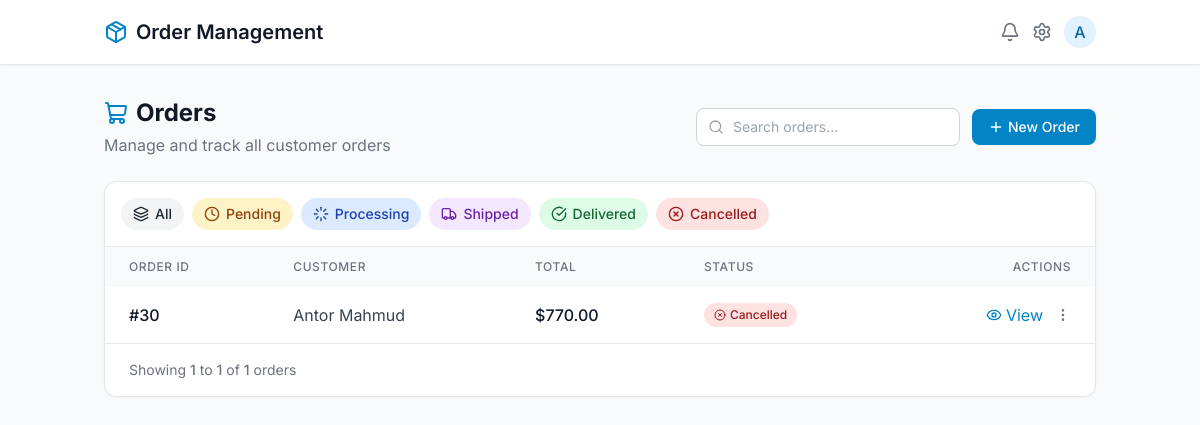
Page /orders-manage/ (signed in) on the committed database.
### base/models.py (models this page shows, shortened)
class BaseModel(models.Model):
    created_at = models.DateTimeField(auto_now_add=True)
    updated_at = models.DateTimeField(auto_now=True)
    class Meta:
        abstract = True

class Order(BaseModel):
    user = models.ForeignKey(User, on_delete=models.CASCADE, related_name='user_orders', null=True, blank=True)
    SHIPPING_CHOICES = [
        ('dhaka', 'Inside Dhaka City'),
        ('chittagong', 'Inside Chittagong City'),
        ('outside', 'Outside Dhaka & Chittagong'),
    ]
    STATUS_CHOICES = [
        ('pending', 'Pending'),
        ('processing', 'Processing'),
        ('shipped', 'Shipped'),
        ('delivered', 'Delivered'),
        ('cancelled', 'Cancelled'),
    ]
    full_name = models.CharField(max_length=255)
    phone_number = models.CharField(max_length=15)
    email = models.EmailField(blank=True, null=True)
    address = models.TextField()
    shipping_method = models.CharField(max_length=20, choices=SHIPPING_CHOICES)
    order_status = models.CharField(max_length=20, choices=STATUS_CHOICES, default='pending')
    discount_amount = models.DecimalField(max_digits=10, decimal_places=2, default=0.00)
    shipping_cost = models.DecimalField(max_digits=10, decimal_places=2)
    total_price = models.DecimalField(max_digits=10, decimal_places=2)

### base/views.py (the view)
# urls.py: path('orders-manage/', order_list, name="order_list"),
def order_list(request):
    if not request.user.is_staff:
        messages.error(request, "Only admin can view this page.")
        return redirect('/')
    status_filter = request.GET.get('status', 'all')
    if status_filter == "all":
        orders = Order.objects.all().order_by('-id')
    else:
        orders = Order.objects.filter(order_status=status_filter).order_by('-id')
    paginator = Paginator(orders, 10)
    page_number = request.GET.get('page')
    page_obj = paginator.get_page(page_number)
    context = {
        "orders": page_obj,
        "status_filter": status_filter,
    }
    return render(request, "orders/order_list.html", context)

### base/context_processors.py (called while the page is built)
def category_context(request):
    categories = Category.objects.prefetch_related('child').all()
    return {'categories': categories}

def site_info_context(request):
    site_info = cache.get('site_info')
    if not site_info:
        site_info = SiteInfo.objects.first()
        cache.set('site_info', site_info, timeout=1000)
    return {'site_info': site_info}

def cart_item_count(request):
    cart_count = 0
    if request.user.is_authenticated:
        try:
            cart = Cart.objects.get(user=request.user)
            cart_count = len([item for item in CartItems.objects.filter(cart=cart)])
            print(cart_count)
        except Cart.DoesNotExist:
            cart_count = 0
    return {'cart_count': cart_count}

def get_brands(request):
    brands = Brand.objects.all().order_by('-id')
    return {'all_brands': brands}

### templates/orders/order_list.html (shortened to what this page needs)
{% load static %}
<!DOCTYPE html>
<html lang="en">
<head>
    <script src="https://cdn.tailwindcss.com"></script>
</head>
<body class="bg-gray-50 min-h-screen">
    <div class="bg-white shadow-sm border-b">
        <div class="container mx-auto px-4 py-4 flex items-center justify-between">
            <div class="flex items-center space-x-2">
                <i data-lucide="package" class="h-6 w-6 text-primary-600"></i>
                <h1 class="text-xl font-semibold text-gray-900">Order Management</h1>
            </div>
            <div class="flex items-center space-x-3">
                <button class="flex items-center text-gray-500 hover:text-primary-600">
                    <i data-lucide="bell" class="h-5 w-5"></i>
                </button>
                <button class="flex items-center text-gray-500 hover:text-primary-600">
                    <i data-lucide="settings" class="h-5 w-5"></i>
                </button>
                <div class="h-8 w-8 rounded-full bg-primary-100 flex items-center justify-center text-primary-700 font-medium">
                    A
                </div>
            </div>
        </div>
    </div>
    <div class="container mx-auto px-4 py-8">
        <div class="flex flex-col md:flex-row md:items-center md:justify-between mb-6">
            <div class="mb-4 md:mb-0">
                <h2 class="text-2xl font-bold text-gray-900 flex items-center">
                    <i data-lucide="shopping-cart" class="h-6 w-6 mr-2 text-primary-600"></i>
                    Orders
                </h2>
                <p class="text-gray-500 mt-1">Manage and track all customer orders</p>
            </div>
            <div class="flex items-center">
                <div class="relative">
                    <i data-lucide="search" class="h-4 w-4 absolute left-3 top-1/2 transform -translate-y-1/2 text-gray-400"></i>
                    <input type="text" placeholder="Search orders..." class="pl-9 pr-4 py-2 border border-gray-300 rounded-lg focus:ring-2 focus:ring-primary-500 focus:border-primary-500 outline-none text-sm">
                </div>
                <button class="ml-3 bg-primary-600 hover:bg-primary-700 text-white px-4 py-2 rounded-lg flex items-center text-sm font-medium transition-colors">
                    <i data-lucide="plus" class="h-4 w-4 mr-1"></i>
                    New Order
                </button>
            </div>
        </div>
        <div class="bg-white rounded-xl shadow-sm border border-gray-200 overflow-hidden">
            <div class="p-4 border-b border-gray-200">
                <div class="flex flex-wrap gap-2">
                    <a href="?status=all" class="inline-flex items-center px-3 py-1.5 rounded-full text-sm font-medium bg-gray-100 text-gray-800 hover:bg-gray-200 transition-colors">
                        <i data-lucide="layers" class="h-4 w-4 mr-1.5"></i>
                        All
                    </a>
                    <a href="?status=pending" class="inline-flex items-center px-3 py-1.5 rounded-full text-sm font-medium bg-amber-100 text-amber-800 hover:bg-amber-200 transition-colors">
                        <i data-lucide="clock" class="h-4 w-4 mr-1.5"></i>
                        Pending
                    </a>
                    <a href="?status=processing" class="inline-flex items-center px-3 py-1.5 rounded-full text-sm font-medium bg-blue-100 text-blue-800 hover:bg-blue-200 transition-colors">
                        <i data-lucide="loader" class="h-4 w-4 mr-1.5"></i>
                        Processing
                    </a>
                    <a href="?status=shipped" class="inline-flex items-center px-3 py-1.5 rounded-full text-sm font-medium bg-purple-100 text-purple-800 hover:bg-purple-200 transition-colors">
                        <i data-lucide="truck" class="h-4 w-4 mr-1.5"></i>
                        Shipped
                    </a>
                    <a href="?status=delivered" class="inline-flex items-center px-3 py-1.5 rounded-full text-sm font-medium bg-green-100 text-green-800 hover:bg-green-200 transition-colors">
                        <i data-lucide="check-circle" class="h-4 w-4 mr-1.5"></i>
                        Delivered
                    </a>
                    <a href="?status=cancelled" class="inline-flex items-center px-3 py-1.5 rounded-full text-sm font-medium bg-red-100 text-red-800 hover:bg-red-200 transition-colors">
                        <i data-lucide="x-circle" class="h-4 w-4 mr-1.5"></i>
                        Cancelled
                    </a>
                </div>
            </div>
            <div class="overflow-x-auto">
                <table class="w-full text-left">
                    <thead>
                        <tr class="bg-gray-50 text-gray-500 text-xs uppercase tracking-wider">
                            <th class="px-6 py-3 font-medium">Order ID</th>
                            <th class="px-6 py-3 font-medium">Customer</th>
                            <th class="px-6 py-3 font-medium">Total</th>
                            <th class="px-6 py-3 font-medium">Status</th>
                            <th class="px-6 py-3 font-medium text-right">Actions</th>
                        </tr>
                    </thead>
                    <tbody class="divide-y divide-gray-200">
                        {% for order in orders %}
                        <tr class="hover:bg-gray-50 transition-colors">
                            <td class="px-6 py-4 font-medium text-gray-900">#{{ order.id }}</td>
                            <td class="px-6 py-4 text-gray-700">{{ order.full_name }}</td>
                            <td class="px-6 py-4 font-medium text-gray-900">${{ order.total_price }}</td>
                            <td class="px-6 py-4">
                                {% if order.order_status == 'pending' %}
                                <span class="inline-flex items-center px-2.5 py-1 rounded-full text-xs font-medium bg-amber-100 text-amber-800">
                                    <i data-lucide="clock" class="h-3 w-3 mr-1"></i>
                                    {{ order.get_order_status_display }}
                                </span>
                                {% elif order.order_status == 'processing' %}
                                <span class="inline-flex items-center px-2.5 py-1 rounded-full text-xs font-medium bg-blue-100 text-blue-800">
                                    <i data-lucide="loader" class="h-3 w-3 mr-1"></i>
                                    {{ order.get_order_status_display }}
                                </span>
                                {% elif order.order_status == 'shipped' %}
                                <span class="inline-flex items-center px-2.5 py-1 rounded-full text-xs font-medium bg-purple-100 text-purple-800">
                                    <i data-lucide="truck" class="h-3 w-3 mr-1"></i>
                                    {{ order.get_order_status_display }}
                                </span>
                                {% elif order.order_status == 'delivered' %}
                                <span class="inline-flex items-center px-2.5 py-1 rounded-full text-xs font-medium bg-green-100 text-green-800">
                                    <i data-lucide="check-circle" class="h-3 w-3 mr-1"></i>
                                    {{ order.get_order_status_display }}
                                </span>
                                {% else %}
                                <span class="inline-flex items-center px-2.5 py-1 rounded-full text-xs font-medium bg-red-100 text-red-800">
                                    <i data-lucide="x-circle" class="h-3 w-3 mr-1"></i>
                                    {{ order.get_order_status_display }}
                                </span>
                                {% endif %}
                            </td>
                            <td class="px-6 py-4 text-right">
                                <div class="flex items-center justify-end space-x-3">
                                    <a href="{% url 'order_detail' order.id %}" class="text-primary-600 hover:text-primary-800 flex items-center">
                                        <i data-lucide="eye" class="h-4 w-4 mr-1"></i>
                                        View
                                    </a>
                                    <button class="text-gray-500 hover:text-gray-700">
                                        <i data-lucide="more-vertical" class="h-4 w-4"></i>
                                    </button>
                                </div>
                            </td>
                        </tr>
                        {% endfor %}
                    </tbody>
                </table>
            </div>
            <div class="px-6 py-4 border-t border-gray-200 flex items-center justify-between">
                <p class="text-sm text-gray-500">
                    Showing
                    <span class="font-medium">{{ orders.start_index }}</span>
                    to
                    <span class="font-medium">{{ orders.end_index }}</span>
                    of
                    <span class="font-medium">{{ orders.paginator.count }}</span>
                    orders
                </p>
            </div>
        </div>
    </div>
</body>
</html>

### templates/orders/order_list.html (style rules this page uses)
body { font-family: 'Inter', sans-serif; }

### rows in the picture
Order: id "30", full_name "Antor Mahmud", total_price "770.00", order_status "Cancelled"

### other values in the picture
{{ orders.start_index }} "1"
{{ orders.end_index }} "1"
{{ orders.paginator.count }} "1"
